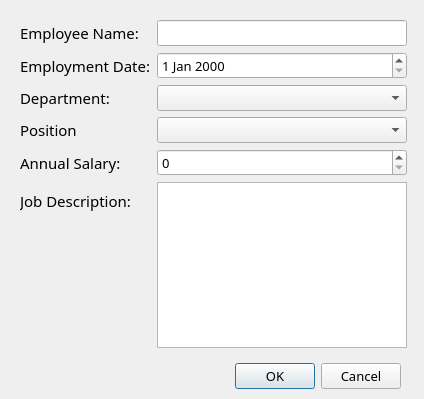
<?xml version="1.0" encoding="UTF-8"?>
<ui version="4.0">
 <class>Dialog</class>
 <widget class="QDialog" name="Dialog">
  <property name="geometry">
   <rect>
    <x>0</x>
    <y>0</y>
    <width>424</width>
    <height>399</height>
   </rect>
  </property>
  <property name="windowTitle">
   <string>Dialog</string>
  </property>
  <widget class="QDialogButtonBox" name="buttonBox">
   <property name="geometry">
    <rect>
     <x>10</x>
     <y>360</y>
     <width>391</width>
     <height>32</height>
    </rect>
   </property>
   <property name="font">
    <font>
     <family>Expressway Rg</family>
     <pointsize>10</pointsize>
    </font>
   </property>
   <property name="orientation">
    <enum>Qt::Horizontal</enum>
   </property>
   <property name="standardButtons">
    <set>QDialogButtonBox::Cancel|QDialogButtonBox::Ok</set>
   </property>
  </widget>
  <widget class="QWidget" name="">
   <property name="geometry">
    <rect>
     <x>20</x>
     <y>20</y>
     <width>387</width>
     <height>328</height>
    </rect>
   </property>
   <layout class="QFormLayout" name="formLayout">
    <item row="0" column="0">
     <widget class="QLabel" name="label">
      <property name="font">
       <font>
        <family>Expressway Rg</family>
        <pointsize>11</pointsize>
       </font>
      </property>
      <property name="text">
       <string>Employee Name:</string>
      </property>
     </widget>
    </item>
    <item row="0" column="1">
     <widget class="QLineEdit" name="lineEdit">
      <property name="font">
       <font>
        <family>Expressway Rg</family>
        <pointsize>10</pointsize>
       </font>
      </property>
     </widget>
    </item>
    <item row="1" column="0">
     <widget class="QLabel" name="label_2">
      <property name="font">
       <font>
        <family>Expressway Rg</family>
        <pointsize>11</pointsize>
       </font>
      </property>
      <property name="text">
       <string>Employment Date:</string>
      </property>
     </widget>
    </item>
    <item row="1" column="1">
     <widget class="QDateEdit" name="dateEdit">
      <property name="font">
       <font>
        <family>Expressway Rg</family>
        <pointsize>10</pointsize>
       </font>
      </property>
     </widget>
    </item>
    <item row="2" column="0">
     <widget class="QLabel" name="label_3">
      <property name="font">
       <font>
        <family>Expressway Rg</family>
        <pointsize>11</pointsize>
       </font>
      </property>
      <property name="text">
       <string>Department:</string>
      </property>
     </widget>
    </item>
    <item row="2" column="1">
     <widget class="QComboBox" name="comboBox">
      <property name="font">
       <font>
        <family>Expressway Rg</family>
        <pointsize>10</pointsize>
       </font>
      </property>
     </widget>
    </item>
    <item row="3" column="0">
     <widget class="QLabel" name="label_4">
      <property name="font">
       <font>
        <family>Expressway Rg</family>
        <pointsize>11</pointsize>
       </font>
      </property>
      <property name="text">
       <string>Position</string>
      </property>
     </widget>
    </item>
    <item row="3" column="1">
     <widget class="QComboBox" name="comboBox_2">
      <property name="font">
       <font>
        <family>Expressway Rg</family>
        <pointsize>10</pointsize>
       </font>
      </property>
     </widget>
    </item>
    <item row="4" column="0">
     <widget class="QLabel" name="label_5">
      <property name="font">
       <font>
        <family>Expressway Rg</family>
        <pointsize>11</pointsize>
       </font>
      </property>
      <property name="text">
       <string>Annual Salary:</string>
      </property>
     </widget>
    </item>
    <item row="4" column="1">
     <widget class="QSpinBox" name="spinBox">
      <property name="font">
       <font>
        <family>Expressway Rg</family>
        <pointsize>10</pointsize>
       </font>
      </property>
     </widget>
    </item>
    <item row="5" column="0">
     <widget class="QLabel" name="label_6">
      <property name="font">
       <font>
        <family>Expressway Rg</family>
        <pointsize>11</pointsize>
       </font>
      </property>
      <property name="text">
       <string>Job Description:</string>
      </property>
     </widget>
    </item>
    <item row="5" column="1">
     <widget class="QTextEdit" name="textEdit">
      <property name="font">
       <font>
        <family>Expressway Rg</family>
        <pointsize>10</pointsize>
       </font>
      </property>
     </widget>
    </item>
   </layout>
  </widget>
 </widget>
 <resources/>
 <connections>
  <connection>
   <sender>buttonBox</sender>
   <signal>accepted()</signal>
   <receiver>Dialog</receiver>
   <slot>accept()</slot>
   <hints>
    <hint type="sourcelabel">
     <x>248</x>
     <y>254</y>
    </hint>
    <hint type="destinationlabel">
     <x>157</x>
     <y>274</y>
    </hint>
   </hints>
  </connection>
  <connection>
   <sender>buttonBox</sender>
   <signal>rejected()</signal>
   <receiver>Dialog</receiver>
   <slot>reject()</slot>
   <hints>
    <hint type="sourcelabel">
     <x>316</x>
     <y>260</y>
    </hint>
    <hint type="destinationlabel">
     <x>286</x>
     <y>274</y>
    </hint>
   </hints>
  </connection>
 </connections>
</ui>
